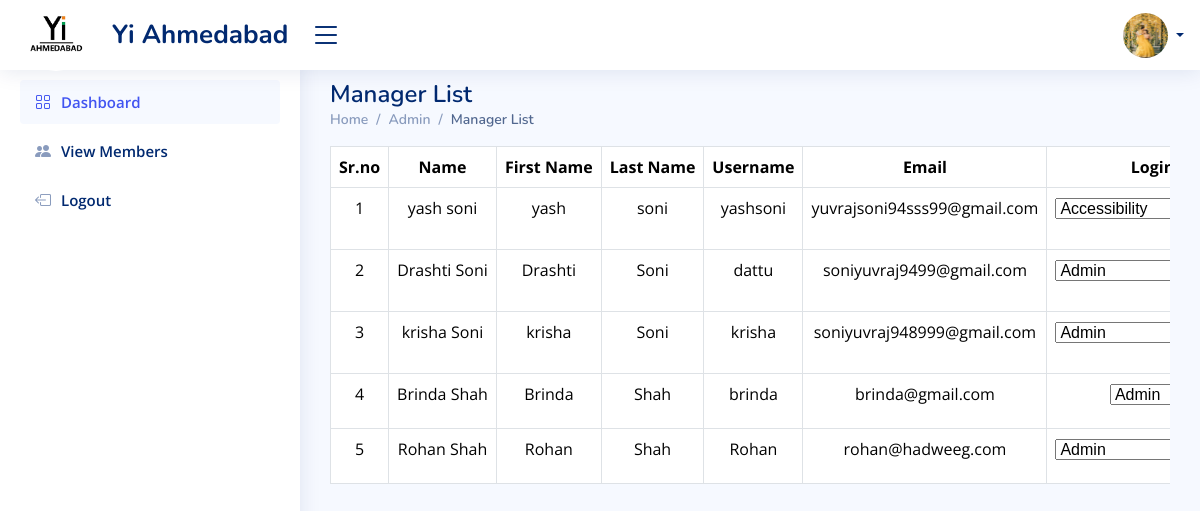
Page /View-manager (signed in) on the earlier database version.
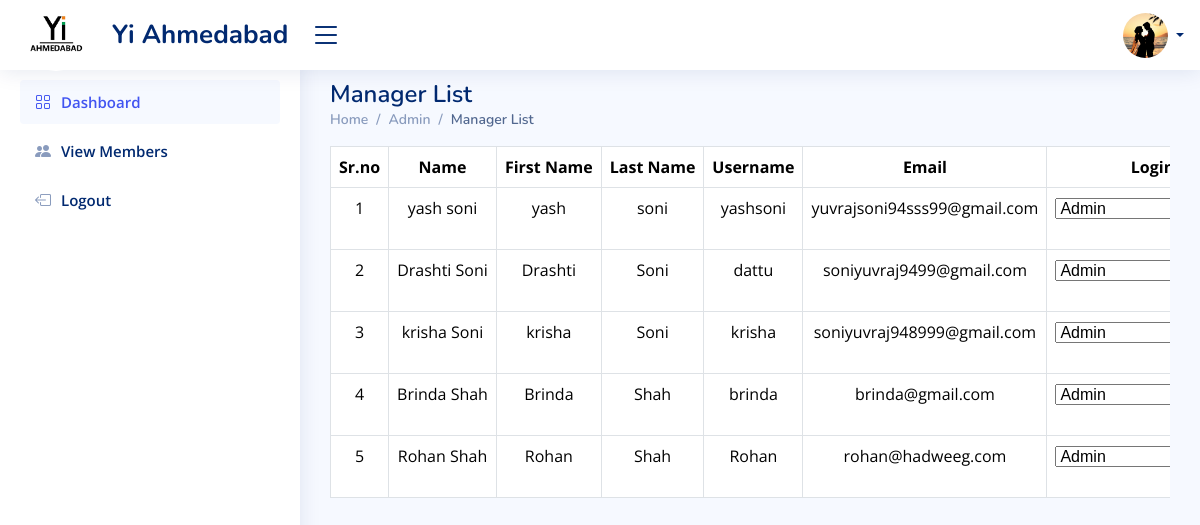
Same page on the later database version.
### admin_app/models.py (models this page shows)
class LoginSide(AbstractUser):
    id = models.UUIDField(primary_key=True,default=uuid.uuid4,editable=False)
    login_role = models.ManyToManyField(Login_Role,)
    first_name = models.CharField(max_length=200,null=True)
    last_name = models.CharField(max_length=200)
    email = models.EmailField(max_length=200,unique=True,)
    photo = models.ImageField(upload_to='user_photo/', null=True,)
    phone_number = models.CharField(max_length=15,default='Phone Number')

### admin_app/views.py (the view)
# urls.py: path('View-manager',manager_list,name='View-manager'),
def manager_list(request):
    if not request.user.login_role.filter(name='Admin').exists():
        return redirect('Error-Page')
    manager = LoginSide.objects.all().distinct()
    login_role = Login_Role.objects.exclude(name = 'superuser')
    user_roles = request.user.login_role.all()
    contex = {
        'role' :login_role,
        'managers' :manager,
        'user_role': user_roles
    }
    return render(request,'Admin/view_manager.html',contex)

### admin_app/Templates/Admin/view_manager.html (shortened to what this page needs)
{% load static %}
<!DOCTYPE html>
<html lang="en">
<head>
    <link href="{% static 'assets/vendor/bootstrap/css/bootstrap.min.css' %}" rel="stylesheet">
    <link href="{% static 'assets/vendor/bootstrap-icons/bootstrap-icons.css' %}" rel="stylesheet">
    <link href="{% static 'css/manager_dashboard.css' %}" rel="stylesheet">
    <link href="{% static 'assets/css/style.css' %}" rel="stylesheet">
</head>
<body>
  {% include 'Admin/components/header.html' %}
  {% include 'Admin/components/side_navbar.html' %}
  <main id="main" class="main">
    <div class="pagetitle">
      <h1>Manager List</h1>
      <nav>
        <ol class="breadcrumb">
          <li class="breadcrumb-item"><a href="{% url 'Admin_Dashboard' %}">Home</a></li>
          <li class="breadcrumb-item">Admin</li>
          <li class="breadcrumb-item active">Manager List</li>
        </ol>
      </nav>
    </div>
  <div class="table-responsive">
    <table class="table table-bordered">
        <thead>
            <tr class="text-nowrap" align="center">
                <th>Sr.no</th>
                <th>Name</th>
                <th>First Name</th>
                <th>Last Name</th>
                <th>Username</th>
                <th>Email</th>
                <th>Login Role</th>
            </tr>
        </thead>
        <tbody>
      {% for manager in managers %}
    <tr class="text-nowrap" align="center">
        <td>{{ forloop.counter }}</td>
        <td>{{ manager.first_name }} {{ manager.last_name }}</td>
        <td>{{ manager.first_name }}</td>
        <td>{{ manager.last_name }}</td>
        <td>{{ manager.username }}</td>
        <td>{{ manager.email }}</td>
       <td><select>
        {% for role in manager.login_role.all %}
            <option   value="{{ role.name }}">{{ role.name }}</option>
        {% endfor %}
    </select></td>
            </tr>
      <div class="modal fade" id="editModal{{ manager.id }}" tabindex="-1" aria-labelledby="editModal{{ manager.id }}" aria-hidden="true">
         {% endfor %}
        </tbody>
    </table>
</div>
  </main>
</body>
</html>

### admin_app/Templates/Admin/components/header.html (shortened to what this page needs)
{% load static %}
<header id="header" class="header fixed-top d-flex align-items-center">
    <div class="d-flex align-items-center justify-content-between">
      <a href="{% url 'Admin_Dashboard' %}" class="logo d-flex align-items-center">
  <img src="{% static 'Image/YIIMG.png' %}" alt="logo img" class="rounded-circle" >
        <span class="d-none d-lg-block">Yi Ahmedabad</span>
      </a>
      <i class="bi bi-list toggle-sidebar-btn"></i>
    </div>
    <nav class="header-nav ms-auto">
      <ul class="d-flex align-items-center">
        <li class="nav-item dropdown pe-3">
          <a class="nav-link nav-profile d-flex align-items-center pe-0" href="#" data-bs-toggle="dropdown">
            <img src="{% if user.photo %}{{ user.photo.url }}{% else %}{% static 'Image/img.png' %}{% endif %}" height="45px" width="45px" alt="Profile" class="rounded-circle">
            <span class="d-none d-md-block dropdown-toggle ps-2"></span>
          </a>
        </li>
      </ul>
    </nav>
  </header>

Differences in the rows shown:
changed LoginSide "Drashti": photo: a different picture
changed LoginSide "yash": value "Accessibility" → "Admin"
